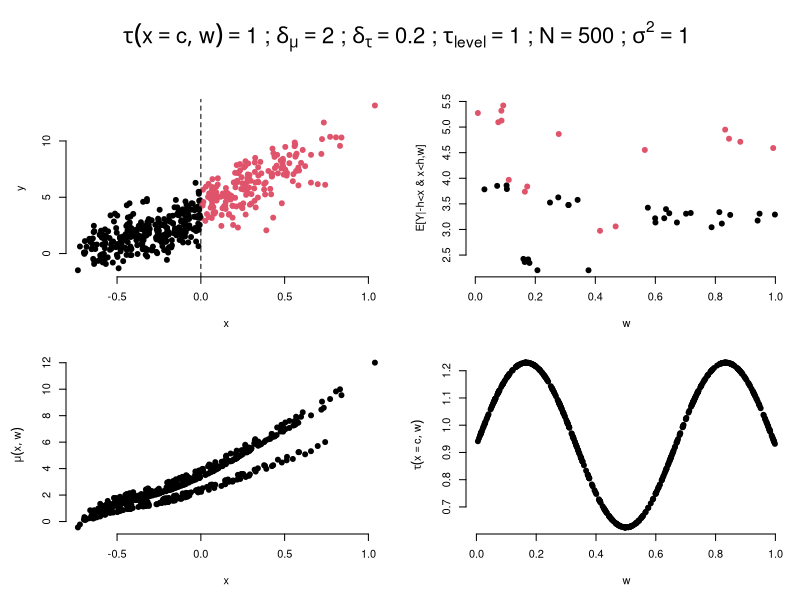
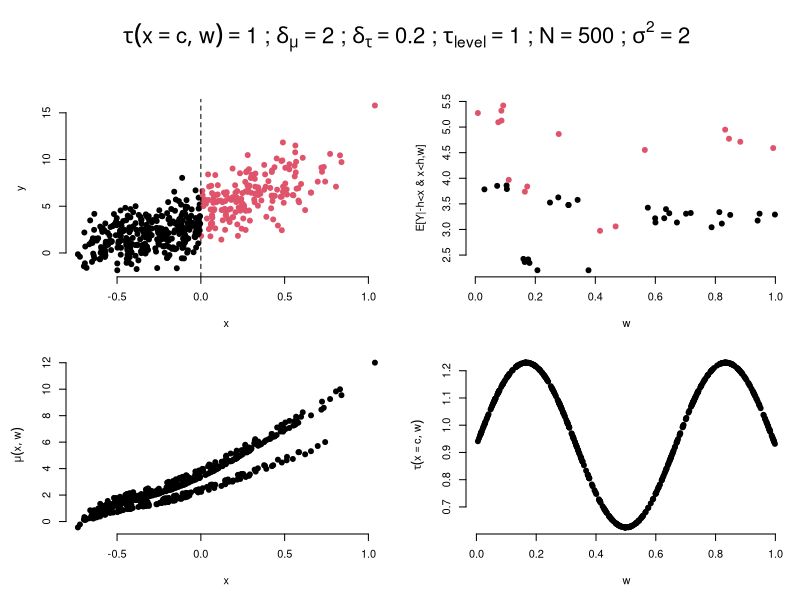
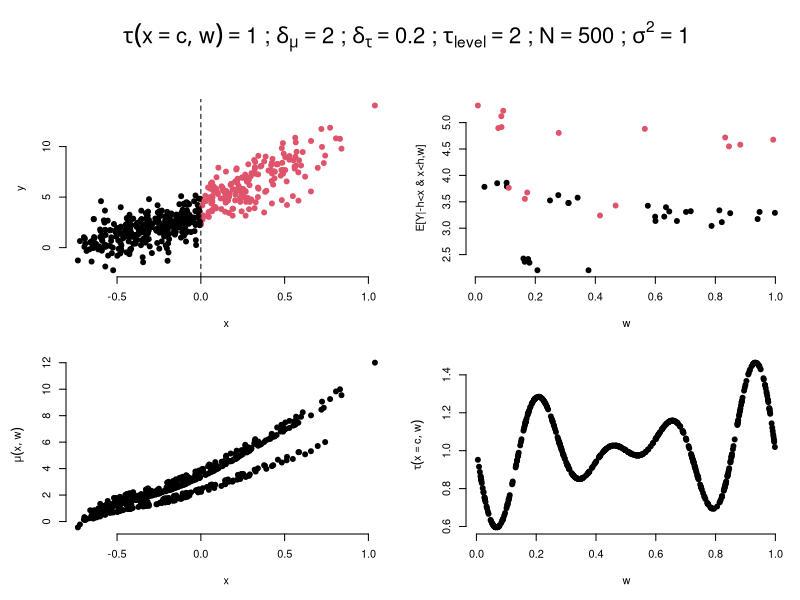
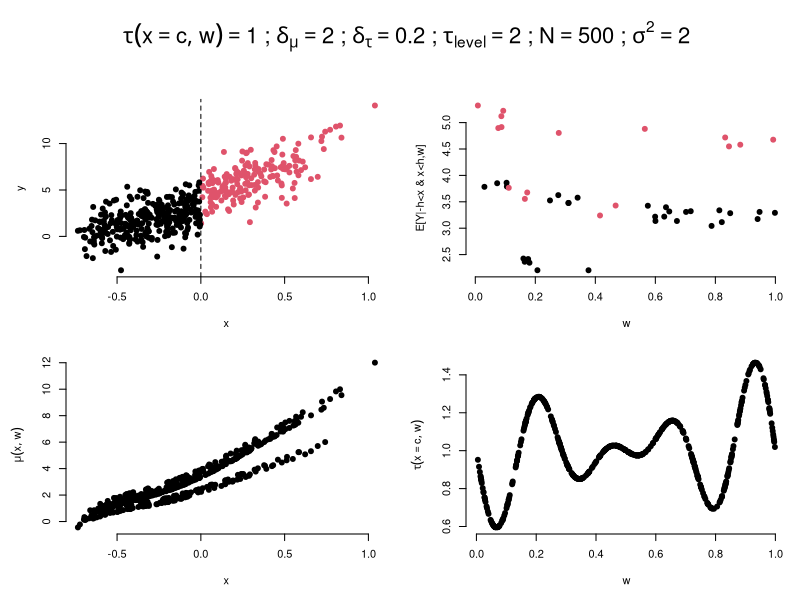
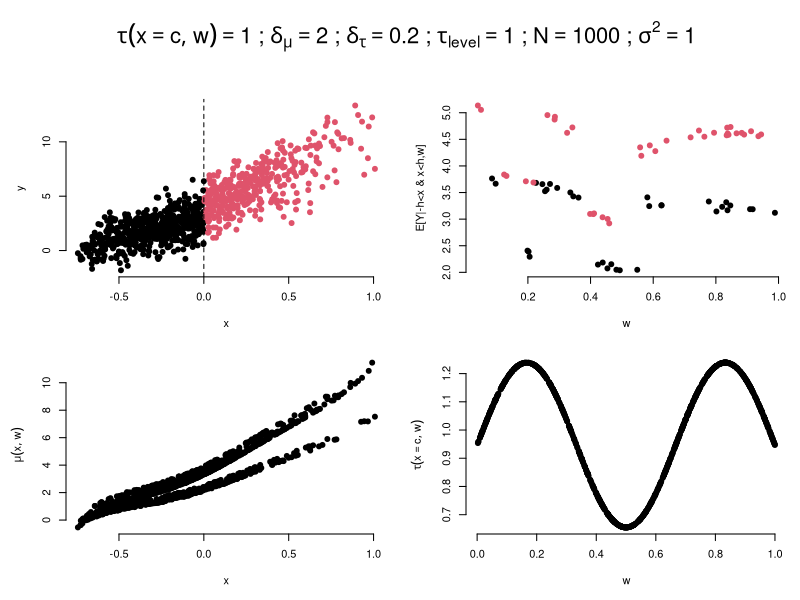
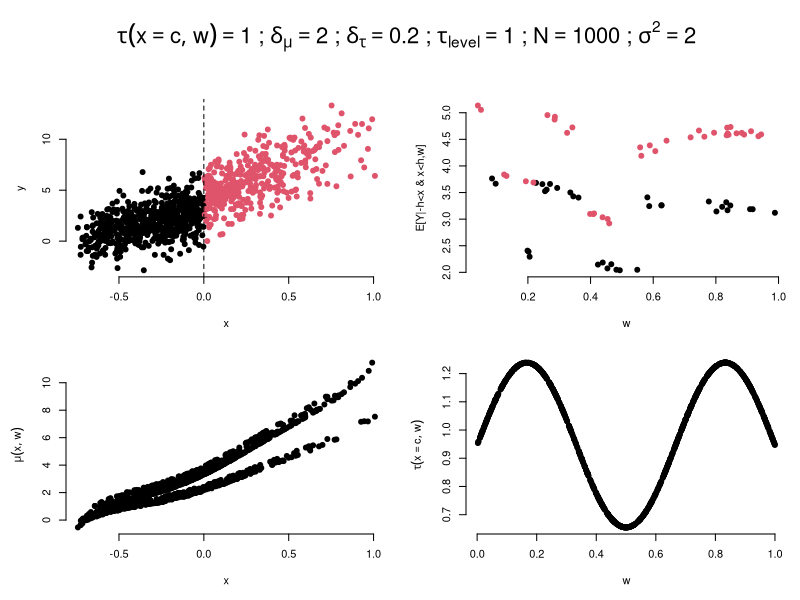
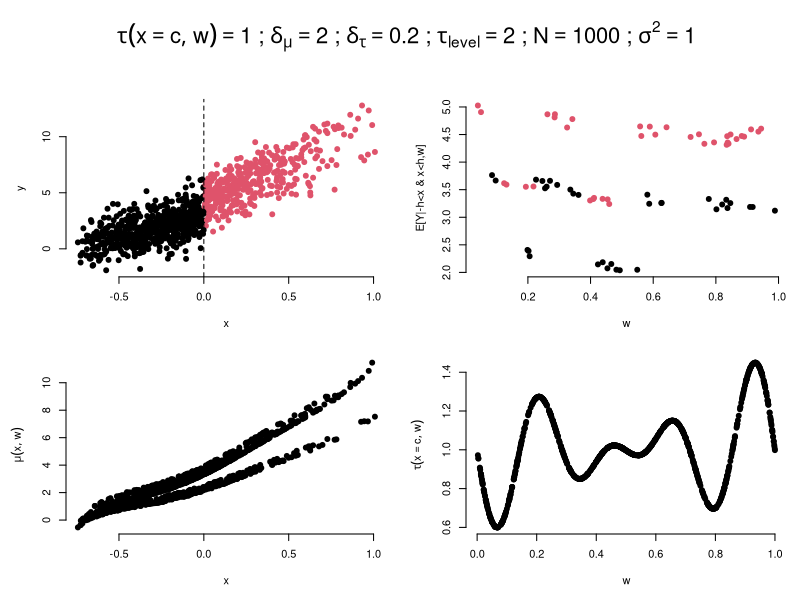
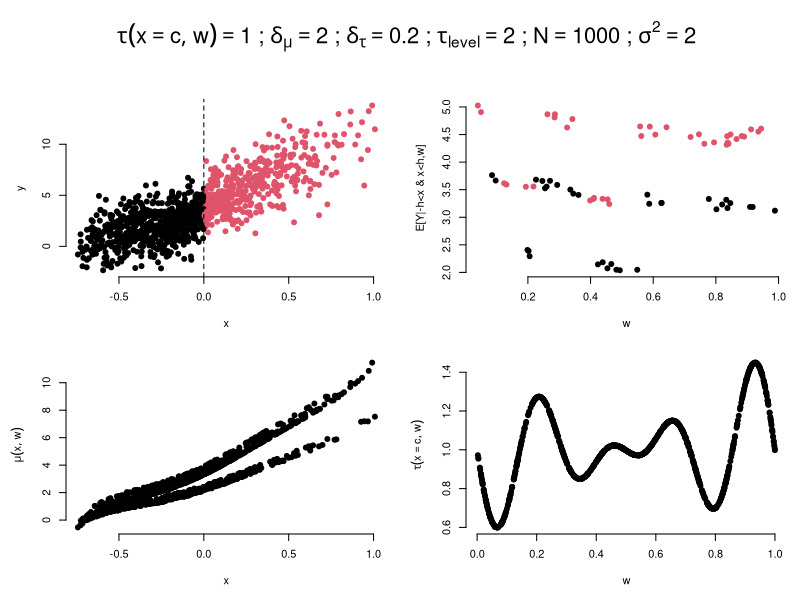

These figures' R source, in order:
## ---- chunk 1
knitr::opts_chunk$set(echo = TRUE)
## ---- chunk 2
set.seed(7)
### Functions
# - (x+0.5)*(x-1)*(cos(10*pi*x))
mu0.x <- function(x) 3*x^5 - 2.5*x^4 - 1.5*x^3 + 2*x^2 + 3*x + 2
mu0.w <- function(w) 0.5*w^2 - w
tau0.x <- function(x,c) (exp(x)-exp(c))/(1+exp(x))
tau0.w <- function(w,level) {
  if (level==1) out <- sin(3*pi*w) ## 5th degree polynomial on W
  if (level==2) out <- sin(7*pi*w)*(w-0.5)/(5+exp(-2*w)) ## 14th degree polynomial on W
  out <- out-mean(out)
  return(out)
}
mu <- function(x,w,delta,level) {
  mu.x <- mu0.x(x)
  mu.w <- mu0.w(w)
  mu0 <- mu.x + mu.w + 0.5*mu.x*(as.integer(mu.w*10)%%2==0)
  mu0/sd(mu0)*delta
}
tau <- function(x,c,w,delta,level) {
  tau.x <- tau0.x(x,c)
  tau.w <- tau0.w(w,level)
  ate + (tau.x + tau.w)/sd(tau.x + tau.w)*delta
}
## Parameters
c <- 0
ate <- 1
delta_mu <- 2
delta_tau <- 0.2
level <- 1:2
N <- c(500,1000,2500,5000)
sig_error <- c(1,2)
for (n in N)
{
  ## Generate data
  x <- 2*rbeta(n,2,4)-0.75
  z <- as.numeric(x>=c)
  w <- runif(n)
  for (dm in delta_mu)
  {
    for (dt in delta_tau)
    {
      for (lvl in level)
      {
        for (sig in sig_error)
        {
          cate <- tau(c,c,w,dt,lvl)
          prog <- mu(x,w,dm,lvl)
          Ey <- mu(x,w,dm,lvl) + tau(x,c,w,dt,lvl)*z
          y <- Ey + rnorm(n,0,sqrt(sig))
          title <- bquote(tau(x==c,w)==.(ate)
                          ~";"~delta[mu]==.(dm)
                          ~";"~delta[tau]==.(dt)
                          ~";"~tau[level]==.(lvl)
                          ~";"~N==.(n)
                          ~";"~sigma^2==.(sig))
          ## Plot data
          par(bty="n",pch=19)
          layout(matrix(c(1,2,3,1,4,5),ncol=2),height=c(1,3,3))
          par(mar=c(2,2,1,1))
          plot.new()
          text(0.5,0.5,title,cex=2,font=2)
          ###
          par(mar=c(5,5,1,1))
          plot(x,y,col=z+1)
          abline(v=c,lty=2)
          ###
          plot(x,mu(x,w,dm,lvl),ylab=bquote(mu(x,w)))
          ###
          # Windows used in BART-RDD for each sample size
          if (n==500) h <- 0.06
          if (n==1000) h <- 0.034
          if (n==2500) h <- 0.03
          if (n==5000) h <- 0.014
          test <- -h<x & x<h
          plot(w[test],Ey[test],
               ylab="E[Y|-h<x & x<h,w]",xlab="w",
               col=z[test]+1)
          ###
          plot(w,cate,ylab=bquote(tau(x==c,w)))
        }
      }
    }
  }
}
